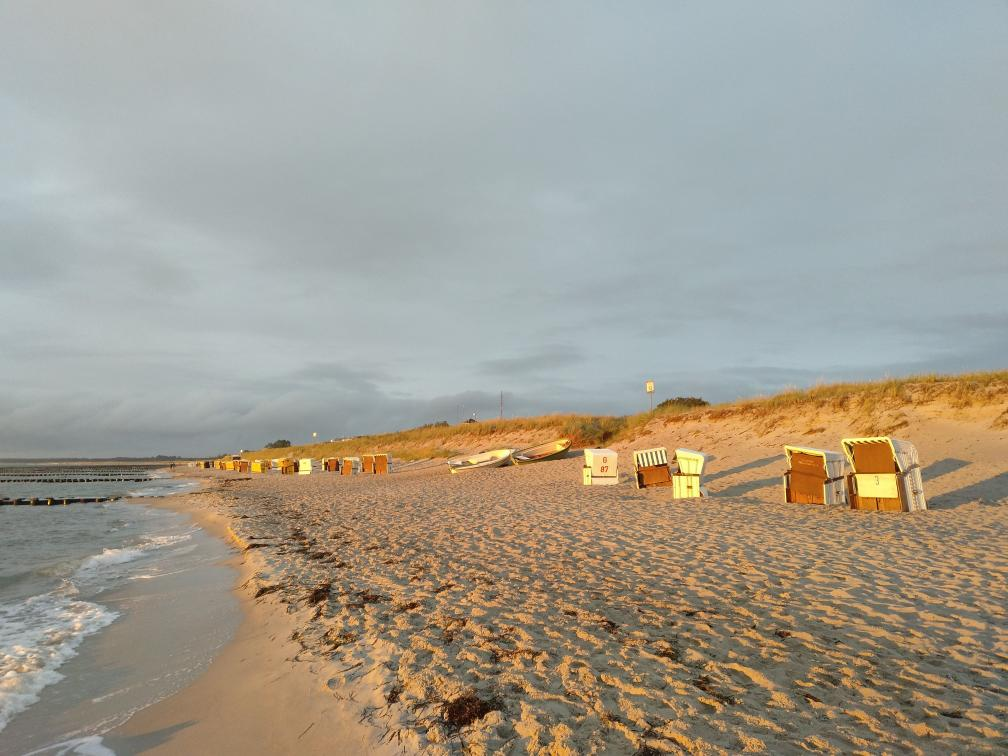
#> input picture lesson_2/sea.jpg, 1008 x 756 px
$ jupyter execute lesson_2.ipynb
#> lines starting #> are read from the running program, lines starting #| are printed output that depends on the picture
# HOMEWORK 2
For this homework you will have to complete and implement the colour balancing for:
* Gray world algorithm
* Scale-by-max algorithm

You are free to use your own images. Experiment with more images and think about the effect each of the algorithms has on the resulting (balanced) image.

### Colour Balancing
In this notebook we will show different type of colour balancing making use of von Kries' hypothesis.

[cell 1]
import cv2
import numpy as np
from matplotlib import pyplot as plt
plt.rcParams['figure.figsize'] = [15, 5]

[cell 2]
img = cv2.imread('sea.jpg')
#> img is the input picture: shape (756, 1008, 3); mean B, G, R 144.1, 156.8, 162.3
img = cv2.cvtColor(img, cv2.COLOR_BGR2RGB)
plt.imshow(img)

### White patch
In white patch algorithm we choose a group of pixels we know they should be white. We then scale the resulting image colour channels by this white patch.

[cell 3]
# Define white patch and the coefficients
row, col = 485, 864
# row, col = 350, 200
white = img[row, col, :]
#> white = [252, 242, 127]
coeffs = 255.0 / white
#> coeffs = [1.01, 1.05, 2.01]

# Apply white balancing and generate balanced image
balanced = np.zeros_like(img, dtype=np.float32)
for channel in range(3):
    balanced[..., channel] = img[..., channel] * coeffs[channel]
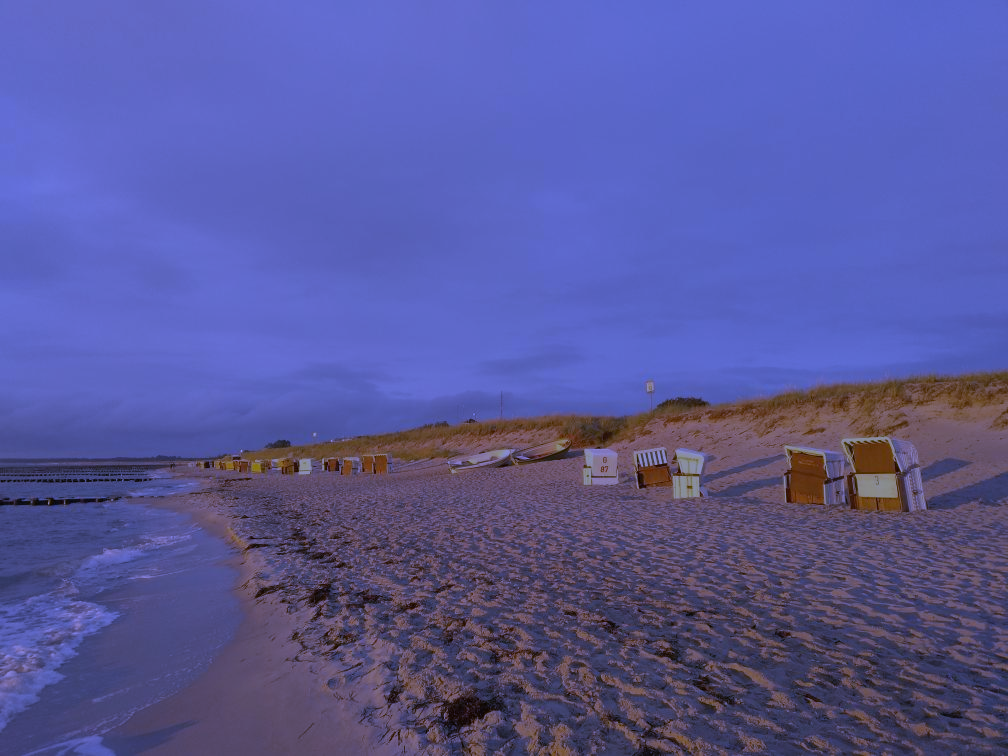
#> balanced: shape (756, 1008, 3) float32; mean R, G, B 164.2, 165.2, 289.2; drawn with min black and max white

# White patching does not guarantee that the dynamic range is preserved, images must be clipped.
balanced = balanced/255
balanced[balanced > 1] = 1

plt.subplot(121), plt.imshow(img)
plt.subplot(122), plt.imshow(balanced)

### Gray world
This algorithm assumes that a scene, on average, is gray.

[cell 4]
# Load your image
img = cv2.imread('lesson_2_1.jpeg')
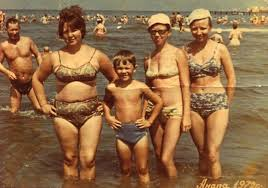
#> input picture lesson_2/lesson_2_1.jpeg, 268 x 188 px
#> img is the input picture: shape (188, 268, 3); mean B, G, R 69.8, 106.8, 144.7
# img = cv2.imread('../lesson_1/image_2.png')
img = cv2.cvtColor(img, cv2.COLOR_BGR2RGB)

# Compute the mean values for all three colour channels (red, green, blue)
red, green, blue = cv2.split(img)
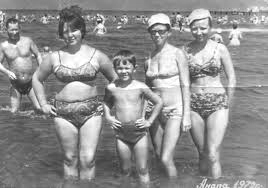
#> red: shape (188, 268); min 35, max 255, mean 144.7
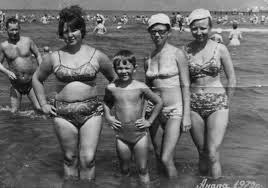
#> green: shape (188, 268); min 1, max 250, mean 106.8
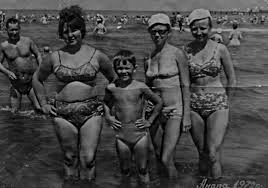
#> blue: shape (188, 268); min 0, max 223, mean 69.8
mean_r = np.mean(red)
#> mean_r = 144.7
mean_g = np.mean(green)
#> mean_g = 106.8
mean_b = np.mean(blue)
#> mean_b = 69.83


# Compute the coefficients kr, kg, kb
# Note: there are 3 coefficients to compute but we only have 2 equations.
# Therefore, you have to make an assumption, fix the value of one of the
# coefficients and compute the remining two
# Hint: You can fix the coefficient of the brightest colour channel to 1.
k_max = max([mean_r, mean_g, mean_b])
#> k_max = 144.7
kr = k_max / mean_r
#> kr = 1
kg = k_max / mean_g
#> kg = 1.35
kb = k_max / mean_b
#> kb = 2.07

# Apply color balancing and generate the balanced image
balanced = np.zeros_like(img, dtype=np.float32)
balanced[..., 0] = img[..., 0] * kr
#> balanced: shape (188, 268, 3) float32
balanced[..., 1] = img[..., 1] * kg
balanced[..., 2] = img[..., 2] * kb

balanced = balanced / 255
balanced[balanced > 1] = 1
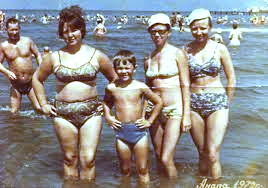
#> balanced: shape (188, 268, 3) float32; mean R, G, B 0.568, 0.564, 0.56

# Show the original and the balanced image side by side
plt.subplot(121), plt.imshow(img)
plt.subplot(122), plt.imshow(balanced)

### Scale-by-max
This is a straightforward algorithm that scales each colour channel by its maximum value. Note that it is sensitive to noise and saturations.

[cell 5]
# Load your image
img = cv2.imread('lesson_2_2.jpeg')
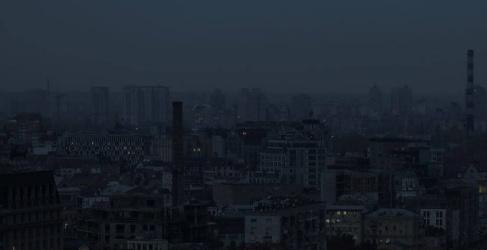
#> input picture lesson_2/lesson_2_2.jpeg, 487 x 250 px
#> img is the input picture: shape (250, 487, 3); mean B, G, R 46, 35.7, 28.2
img = cv2.cvtColor(img, cv2.COLOR_BGR2RGB)

# Compute the maximum values for all three colour channels (red, green, blue)
red, green, blue = cv2.split(img)
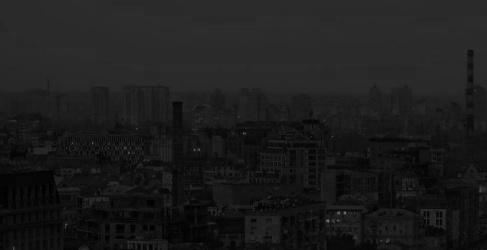
#> red: shape (250, 487); min 0, max 110, mean 28.2
#> green: shape (250, 487)
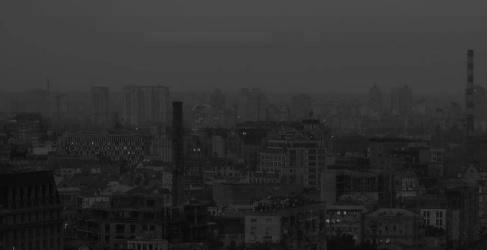
#> blue: shape (250, 487); min 5, max 117, mean 46
max_r = np.max(red)
#> max_r = 110
max_g = np.max(green)
#> max_g = 114
max_b = np.max(blue)
#> max_b = 117

# Apply scale-by-max balancing and generate the balanced image
balanced = img / np.array([max_r, max_g, max_b])
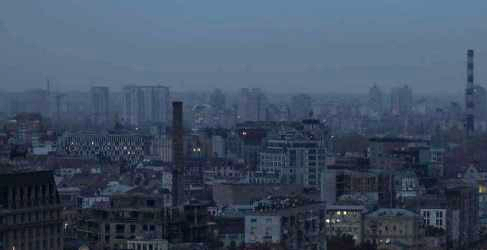
#> balanced: shape (250, 487, 3) float64; mean R, G, B 0.256, 0.314, 0.393

plt.subplot(121), plt.imshow(img)
plt.subplot(122), plt.imshow(balanced)
